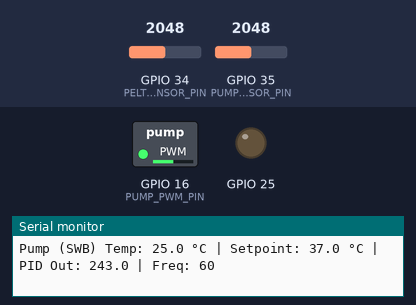
This sketch was run on a simulated ESP32. Shown: switched loads named in the sketch (green lamp = pin HIGH), output pins drawn as LEDs (lit = HIGH), the last lines printed to the serial monitor. The test bench sets the inputs (shaded band); at power-on: GPIO 34 (PELTIER_SENSOR_PIN) = 2048, GPIO 35 (PUMP_SENSOR_PIN) = 2048.

Above: at 2.2 s.
2.3 s: GPIO 34 (PELTIER_SENSOR_PIN) set to 1228
At 3.6 s:
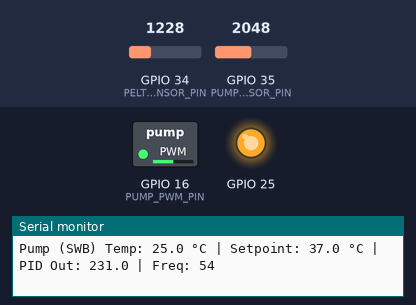
6.4 s: GPIO 34 (PELTIER_SENSOR_PIN) set to 491
8.5 s: GPIO 34 (PELTIER_SENSOR_PIN) set to 1228
At 10.9 s:
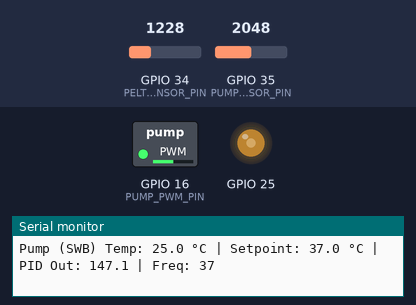
12.6 s: GPIO 34 (PELTIER_SENSOR_PIN) set to 0
14.6 s: GPIO 34 (PELTIER_SENSOR_PIN) set to 2866
At 15.7 s:
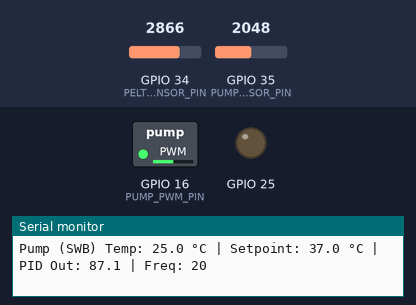
Timing chart, 0 to 17.6 s (numbered marks = the images above; inputs shaded):
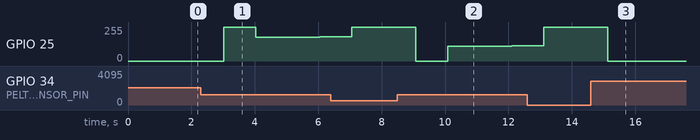

The sketch:

PID.ino
```cpp
/**************************************************************************
 * ESP32 PID Controller Example (Using t.Brain & t.SWB)
 *
 * In this sketch:
 *   - The measured temperature for the Peltier controller is stored in t.Brain.
 *   - The measured temperature for the Pump controller is stored in t.SWB.
 *
 * The desired setpoints are stored in:
 *   - setpoint.Brain (for the Peltier)
 *   - setpoint.SWB   (for the Pump)
 *
 * The PID outputs (which remain named "OutputPeltier" and "OutputPump")
 * are used as follows:
 *   - The Peltier output (inverted) is sent via the DAC on GPIO17.
 *   - The Pump output is mapped to a PWM frequency (0–60 Hz) that drives the
 *     PWM output on GPIO16 (using a fixed 50% duty cycle).
 *
 * The low-level ESP-IDF drivers for LEDC (PWM) and DAC are used.
 **************************************************************************/

#include <Arduino.h>
#include <PID_v1.h>
#include "driver/ledc.h"  // For low-level LEDC configuration
#include "driver/dac.h"   // For DAC output on ESP32 (GPIO17 = DAC_CHANNEL_1)

// --------------------- Data Structures for Temperatures ---------------------
// Change the type from float to double so that PID_v1 (which expects double)
// will accept these pointers.
struct Temps {
  double Brain;  // Measured temperature for the Peltier controller
  double SWB;    // Measured temperature for the Pump controller (SWB)
};

struct Setpoints {
  double Brain;  // Desired temperature for the Peltier controller
  double SWB;    // Desired temperature for the Pump controller (SWB)
};

Temps t;
Setpoints setpoint;

// --------------------- Global PID Output Variables ---------------------
double OutputPeltier = 0.0;  // PID output for the Peltier (DAC output)
double OutputPump    = 0.0;  // PID output for the Pump (mapped to frequency)

// --------------------- PID Tuning Parameters ---------------------
double Kp_peltier = 17.0, Ki_peltier = 3.0, Kd_peltier = 2.0;
double Kp_pump    = 15.0, Ki_pump    = 10.0, Kd_pump    = 0.0;

// --------------------- PID Objects ---------------------
// Use t.Brain and setpoint.Brain for the Peltier PID, and
// use t.SWB and setpoint.SWB for the Pump PID.
// (The PID objects remain named pidPeltier and pidPump.)
PID pidPeltier(&t.Brain, &OutputPeltier, &setpoint.Brain,
               Kp_peltier, Ki_peltier, Kd_peltier, DIRECT, REVERSE);

PID pidPump(&t.SWB, &OutputPump, &setpoint.SWB,
            Kp_pump, Ki_pump, Kd_pump, DIRECT, REVERSE);

// --------------------- Pump PWM (LEDC) Configuration ---------------------
#define PUMP_PWM_PIN         16                      // GPIO16 for PWM output
#define PUMP_PWM_FREQ        60                      // Initial frequency (Hz)
#define PUMP_PWM_RESOLUTION  LEDC_TIMER_8_BIT        // 8-bit resolution (0–255)
#define PUMP_PWM_CHANNEL     LEDC_CHANNEL_0          // Use channel 0 for Pump
#define PUMP_SPEED_MODE      LEDC_LOW_SPEED_MODE
#define PUMP_TIMER_NUM       LEDC_TIMER_0
#define PUMP_DUTY_50_PERCENT 128                     // 50% duty cycle

// Global variable to track the current Pump PWM frequency
int currentPumpFreq = PUMP_PWM_FREQ;

// Function to reconfigure the Pump PWM frequency using LEDC
uint32_t setPumpFrequency(uint32_t freq) {
  ledc_timer_config_t pumpTimer = {
    .speed_mode      = PUMP_SPEED_MODE,
    .duty_resolution = PUMP_PWM_RESOLUTION,
    .timer_num       = PUMP_TIMER_NUM,
    .freq_hz         = freq,
    .clk_cfg         = LEDC_AUTO_CLK
  };
  ledc_timer_config(&pumpTimer);
  return ledc_get_freq(PUMP_SPEED_MODE, PUMP_TIMER_NUM);
}

// --------------------- Sensor Input Pins (Simulated) ---------------------
#define PELTIER_SENSOR_PIN   34   // ADC input for Peltier temperature
#define PUMP_SENSOR_PIN      35   // ADC input for Pump temperature

// --------------------- Setup -------------------------------------
void setup() {
  Serial.begin(115200);
  delay(1000);
  Serial.println("ESP32 PID Controller Example (Using t.Brain & t.SWB)");

  // ----- Set desired setpoints -----
  setpoint.Brain = 25.0;  // Desired brain temperature (for Peltier)
  setpoint.SWB   = 37.0;  // Desired SWB temperature (for Pump)

  // ----- Initialize DAC for Peltier output (GPIO17) -----
  dac_output_enable(DAC_CHANNEL_1);

  // ----- Setup LEDC for Pump PWM on GPIO16 -----
  ledc_timer_config_t pumpTimer = {
    .speed_mode      = PUMP_SPEED_MODE,
    .duty_resolution = PUMP_PWM_RESOLUTION,
    .timer_num       = PUMP_TIMER_NUM,
    .freq_hz         = currentPumpFreq,
    .clk_cfg         = LEDC_AUTO_CLK
  };
  ledc_timer_config(&pumpTimer);

  ledc_channel_config_t pumpChannel = {
    .gpio_num   = PUMP_PWM_PIN,
    .speed_mode = PUMP_SPEED_MODE,
    .channel    = PUMP_PWM_CHANNEL,
    .intr_type  = LEDC_INTR_DISABLE,
    .timer_sel  = PUMP_TIMER_NUM,
    .duty       = PUMP_DUTY_50_PERCENT,  // Fixed 50% duty cycle
    .hpoint     = 0
  };
  ledc_channel_config(&pumpChannel);

  // ----- Initialize PID Controllers -----
  pidPeltier.SetMode(AUTOMATIC);
  pidPeltier.SetOutputLimits(0, 255);

  pidPump.SetMode(AUTOMATIC);
  pidPump.SetOutputLimits(0, 255);
}

// --------------------- Loop -------------------------------------
void loop() {
  // ---- Simulated Sensor Readings ----
  // Replace these analogRead() calls with your actual sensor routines.
  int rawPeltier = analogRead(PELTIER_SENSOR_PIN); // returns 0–4095
  int rawPump    = analogRead(PUMP_SENSOR_PIN);    // returns 0–4095

  // Convert ADC reading to temperature.
  // (For example, assume a 0–50°C range for the ADC values.)
  t.Brain = (rawPeltier / 4095.0) * 50.0;  // measured brain temperature
  t.SWB   = (rawPump    / 4095.0) * 50.0;   // measured SWB temperature

  // ---- Run the Peltier PID Controller ----
  pidPeltier.Compute();
  // Invert the PID output (as in your original code) before sending to the DAC.
  int dacValue = 255 - (int)OutputPeltier;
  dac_output_voltage(DAC_CHANNEL_1, dacValue);

  // ---- Run the Pump PID Controller ----
  pidPump.Compute();
  // Map the PID output (0–255) to a frequency range (0–60 Hz)
  int newPumpFreq = map((int)OutputPump, 0, 255, 0, 60);
  if (newPumpFreq < 1) newPumpFreq = 1;  // ensure a minimum frequency of 1 Hz
  // Update the PWM frequency if the change is significant (e.g., ≥ 5 Hz)
  if (abs(newPumpFreq - currentPumpFreq) >= 5) {
    currentPumpFreq = newPumpFreq;
    uint32_t actualFreq = setPumpFrequency(currentPumpFreq);
    Serial.print("Updated Pump Frequency: ");
    Serial.println(actualFreq);
  }
  // Maintain a constant 50% duty cycle on the Pump PWM output
  ledcWrite(PUMP_PWM_CHANNEL, PUMP_DUTY_50_PERCENT);

  // ---- Debug Output ----
  Serial.print("Peltier (Brain) Temp: ");
  Serial.print(t.Brain, 1);
  Serial.print(" °C | Setpoint: ");
  Serial.print(setpoint.Brain, 1);
  Serial.print(" °C | PID Out: ");
  Serial.print(OutputPeltier, 1);
  Serial.print(" | DAC: ");
  Serial.println(dacValue);

  Serial.print("Pump (SWB) Temp: ");
  Serial.print(t.SWB, 1);
  Serial.print(" °C | Setpoint: ");
  Serial.print(setpoint.SWB, 1);
  Serial.print(" °C | PID Out: ");
  Serial.print(OutputPump, 1);
  Serial.print(" | Freq: ");
  Serial.println(currentPumpFreq);

  delay(1000);
}
```

Measured:
- after the input at 2.3 s, GPIO 25: 0/255 → 255/255 after 0.72 s, → 177/255 1.0 s later, → 180/255 1.0 s later, → 183/255 1.0 s later
- after the input at 8.5 s, GPIO 25: 255/255 → 0/255 after 0.58 s, → 109/255 1.0 s later, → 112/255 1.0 s later, → 115/255 1.0 s later
- after the input at 14.6 s, GPIO 25: 255/255 → 0/255 after 0.53 s
